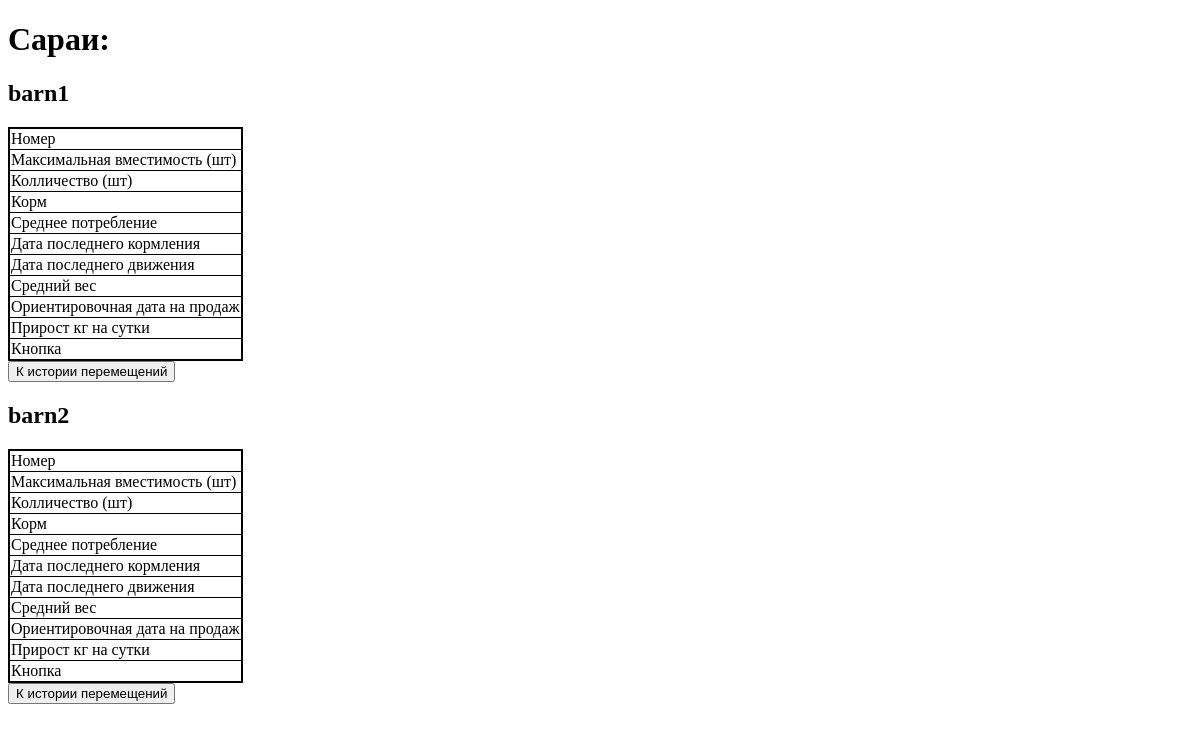
Before: /info/otkorm/ with the older database file.
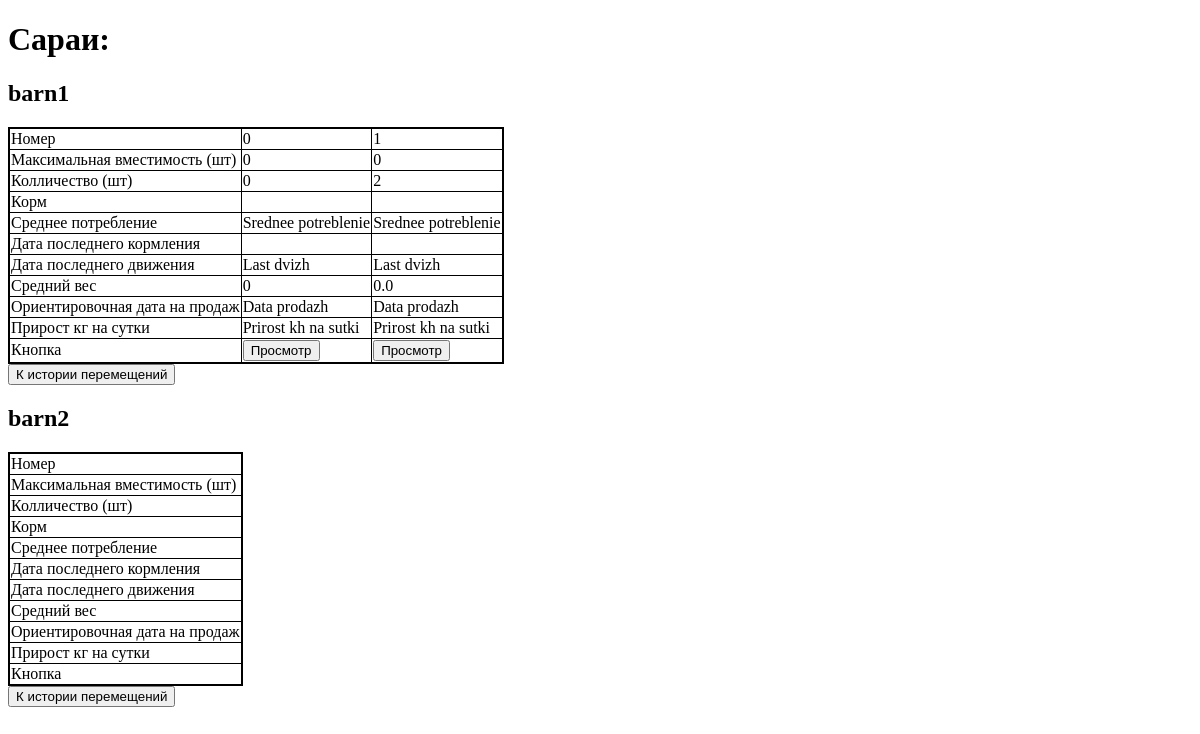
After: the same page with the newer database file.
### info/models.py (models this page shows, shortened)
class Barn(models.Model):
    name = models.CharField(max_length=30, default=0)
    type = models.ForeignKey(TypeOfBarn, null=True, blank=True, on_delete=models.SET_NULL)

class Cell(models.Model):
    barn = models.ForeignKey(Barn, on_delete=models.CASCADE)
    number = models.CharField(max_length=20, default=0)
    trough = models.ForeignKey(Trough, null=True, blank=True, on_delete=models.SET_NULL)
    capacity = models.IntegerField(default=0)  # Вместимость
    type = models.ForeignKey(TypeOfCell, null=True, blank=True, on_delete=models.SET_NULL)
    date_of_last_reweighting = models.DateField(auto_now=True)
    last_reweighting = models.FloatField(default=0)
    date_of_last_wash = models.DateField(auto_now=True)
    def count_of_animals(self):
        return self.animal_set.count()
    def average_weight(self):
        count_of_animals = self.count_of_animals()
        if count_of_animals == 2:
            min_weight = min([animal.last_weight for animal in self.animal_set.all()])
            return min_weight
        elif count_of_animals == 0:
            return 0

class Animal(models.Model):
    cell = models.ForeignKey(Cell, null=True, blank=True, on_delete=models.CASCADE)
    number = models.CharField(max_length=20, default="")
    number_of_group = models.CharField(max_length=20, default="")
    number_of_mother = models.CharField(max_length=20, default="")
    birthday = models.DateField(auto_now=True)
    weight_of_birth = models.FloatField(default=0)
    lovely_food = models.ForeignKey(TypeOfFood, null=True, blank=True ,on_delete=models.SET_NULL)
    special_marks = models.CharField(max_length=300, default="", null=True, blank=True)
    approximately_date_of_delivery = models.DateField(blank=True, null=True)
    date_of_delivery = models.DateField(blank=True, null=True)
    last_weight = models.FloatField(default=0)
    date_of_last_reweighting = models.DateField(auto_now=True)

### info/views.py (the view)
# urls.py: path("otkorm/", views.otkorm, name="otkorm"),
def otkorm(request):
    request.session.clear()
    context = {}
    context["barns"] = Barn.objects.all()
    return render(
        request,
        "otkorm.html",
        context=context
    )

### info/templates/otkorm.html (shortened to what this page needs)
{% extends 'base.html' %}
{% block title %}
{% load static %}
<link rel="stylesheet" type="text/css" href="{% static 'css/otkorm.css' %}">
{% endblock %}
{% block body %}
<h1>Сараи:</h1>
{% for barn in barns %}
<section class="Barn">
    <h2 class="barn_name">{{ barn.name }}</h2>
    <table>
        <tr>
            <td>Номер</td>
            {% for cell in barn.cell_set.all %}
            {% if cell.number == cell_from.number %}
            <td style="background-color:yellow">{{cell.number}}</td>
            {% else %}
            <td>{{cell.number}}</td>
            {% endif %}
            {% endfor %}
        </tr>
        <tr>
            <td>Максимальная вместимость (шт)</td>
            {% for cell in barn.cell_set.all %}
            <td>{{cell.capacity}}</td>
            {% endfor %}
        </tr>
        <tr>
            <td>Колличество (шт)</td>
            {% for cell in barn.cell_set.all %}
            {% if cell.number == cell_from.number %}
            <td>{{rest}} (- {{count_of_animals}})</td>
            {% else %}
            <td>{{cell.count_of_animals }}</td>
            {% endif %}
            {% endfor %}
        </tr>
        <tr>
            <td>Корм</td>
            {% for cell in barn.cell_set.all %}
            <td>{{cell.trough.type_of_food}}</td>
            {% endfor %}
        </tr>
        <tr>
            <td>Среднее потребление</td>
            {% for cell in barn.cell_set.all %}
            <td>Srednee potreblenie</td>
            {% endfor %}
        </tr>
        <tr>
            <td>Дата последнего кормления</td>
            {% for cell in barn.cell_set.all %}
            <td>{{ cell.trough.date_of_last_feeding }}</td>
            {% endfor %}
        </tr>
        <tr>
            <td>Дата последнего движения</td>
            {% for cell in barn.cell_set.all %}
            <td>Last dvizh</td>
            {% endfor %}
        </tr>
        <tr>
            <td>Средний вес</td>
            {% for cell in barn.cell_set.all %}
            <td>{{ cell.average_weight }}</td>
            {% endfor %}
        </tr>
        <tr>
            <td>Ориентировочная дата на продаж</td>
            {% for cell in barn.cell_set.all %}
            <td> Data prodazh </td>
            {% endfor %}
        </tr>
        <tr>
            <td>Прирост кг на сутки</td>
            {% for cell in barn.cell_set.all %}
            <td> Prirost kh na sutki </td>
            {% endfor %}
        </tr>
        <tr>
            <td> Кнопка </td>
            {% for cell in barn.cell_set.all %}
            {% if count_of_animals %}
            <td><a href="{% url 'info:cell_info' cell.number  %}"><button>Вставить</button></a></td>
            {% else %}
            <td><a href="{% url 'info:cell_info' cell.number  %}"><button>Просмотр</button></a></td>
            {% endif %}
            {% endfor %}
        </tr>
    </table>
</section>
<footer>
    <a href="{% url 'history:history' %}"><button> К истории перемещений </button></a>
</footer>
{% endfor %}
{% endblock %}

### info/templates/base.html (shortened to what this page needs)
<!DOCTYPE html>
<html lang="en">
<head>
    {% block title %}{% endblock %}
</head>
<body>
    {% block body %} {% endblock %}
</body>
</html>

### info/static/css/otkorm.css (style rules this page uses)
.Barn > table { border-collapse: collapse; border: 2px solid black; }
.Barn > table tr td { border: 1px solid black; }

Changed rows visible on the page:
added Cell: number "0", capacity "0", count_of_animals "0", average_weight "0", shown under Barn "barn1"
added Cell: number "1", capacity "0", count_of_animals "2", average_weight "0.0", shown under Barn "barn1"
